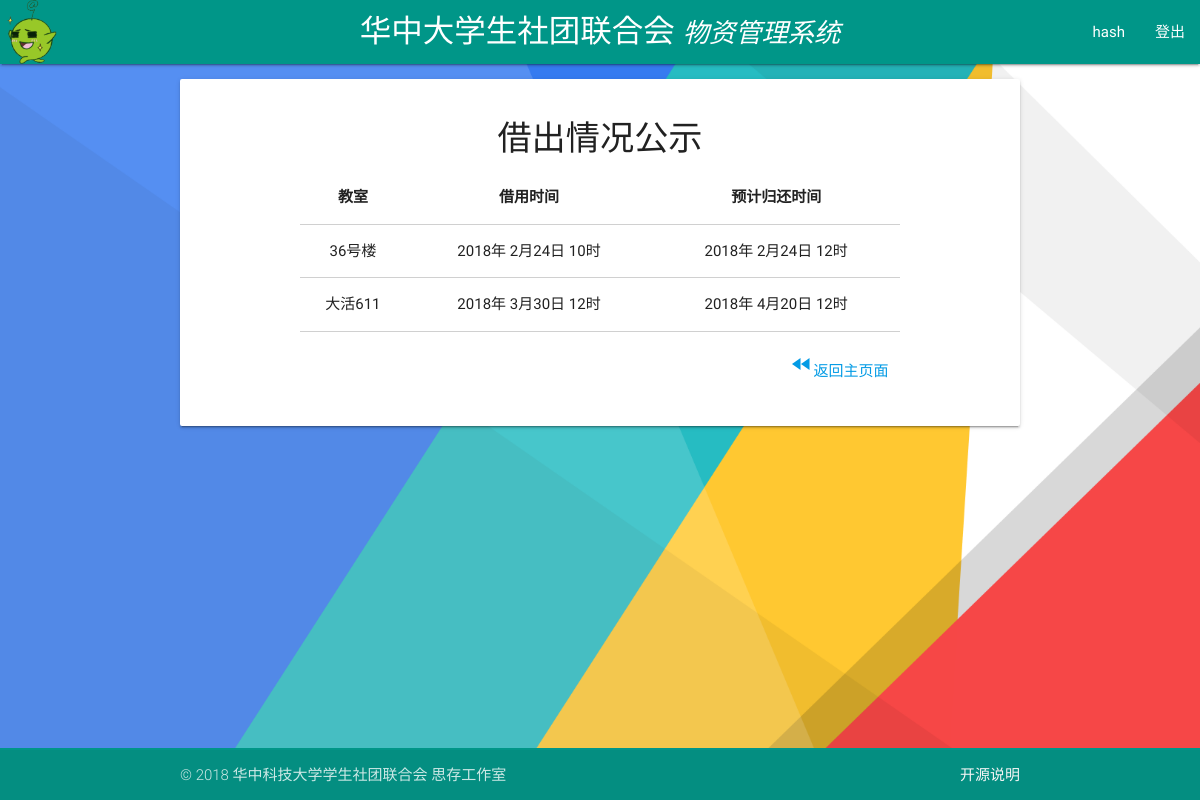
Screenshot of /classroom-usage/ (signed in) with the database file from the repository.
### tables this page shows
CREATE TABLE CLASSROOM
       (ID  INTEGER    PRIMARY KEY     AUTOINCREMENT,
       DEP     TEXT    NOT NULL,
       NAME    TEXT    NOT NULL,
       CLASSROOM TEXT   NOT NULL,
       CONTACT TEXT    NOT NULL,
       STARTYEAR   INTEGER    NOT NULL,
       STARTMONTH   INTEGER    NOT NULL,
       STARTDAY   INTEGER    NOT NULL,
       STARTHOUR   INTEGER    NOT NULL,
       ENDINGYEAR  INTEGER    NOT NULL,
       ENDINGMONTH  INTEGER    NOT NULL,
       ENDINGDAY  INTEGER    NOT NULL,
       ENDINGHOUR  INTEGER    NOT NULL,
       STATUS  INTEGER NOT NULL,
       ADMIN   TEXT );

### app.py (the view)
@app.route('/classroom-usage/')
def classroom_usage():
    if request.method == 'GET':
        results = get_records('classroom', date.today().year, date.today().month) # search for unfinished records
        msgs = [i for i in results if i[13] == 1] # search for approved records only
        def get_endtime(record):
            return struct_timing(repr(record[9]), repr(record[10]), repr(record[11]), repr(record[12]))
        for j in msgs:
            print(get_endtime(j))
        sorted(msgs, key=get_endtime) #TODO:why it doesn't work??
        num = len(msgs)
        return render_template('classroom_usage.html', msgs=msgs,
                               num=num)

### app.py (called while the page is built)
def get_records(tablename, year, month):
    with sqlite3.connect(DATABASE) as database:
        c = database.cursor()
        cursor = c.execute('select * from %s where endingyear >= %d and endingmonth >= %d;'% (tablename, year, month))
        records = cursor.fetchall()
        return records

def struct_timing(year, month, day, hour):
    try:
        struct_time1 = strptime(year + ' ' + month + ' ' + day + ' ' + hour,
                                '%Y %m %d %H')
        return struct_time1
    except ValueError:
        flash("请输入正确的时间信息！", category="error")
        return None
    except:
        flash("访问错误！", category="error")

### templates/classroom_usage.html (shortened to what this page needs)
{% extends "base.html" %}
{% block content %}
<div class="container">
  <div class="card-panel" style="margin-top:1em;">
<h4 class="center">借出情况公示</h4>
<div class="container">
<div class="row">
      <div class="card-content">
      	<div class="row">
      		<table class="bordered centered highlight col s12">
<thead>
            <tr>
              <th>教室</th>
              <th>借用时间</th>
              <th>预计归还时间</th>
            </tr>
          </thead>
<tbody>
{% for i in range(0,num)  %}
            <tr>
      				<td> {{ msgs[i][3] }} </td>
      				<td> {{ msgs[i][5] }}年 {{ msgs[i][6] }}月{{ msgs[i][7] }}日  {{ msgs[i][8] }}时 </td>
      				<td> {{ msgs[i][9] }}年 {{ msgs[i][10] }}月{{ msgs[i][11] }}日  {{ msgs[i][12] }}时 </td>
      			</tr>
{% endfor %}
</tbody>
      		</table>
      	</div>
                <a href="{{ url_for('index') }}" class="collection-item right"><i class="material-icons ">fast_rewind</i>返回主页面</a>
      </div>
      </div>
</div>
</div>
</div>
</div>
{% endblock %}

### templates/base.html (shortened to what this page needs)
<!DOCTYPE html>
<html>
<head>
		<link href="{{ url_for('static', filename='css/google_material_icons.css') }}" rel="stylesheet">
		<link type="text/css" rel="stylesheet" href="{{ url_for('static', filename='css/materialize.css') }}"  media="screen,projection"/>
        <link href="{{ url_for('static', filename='css/freetimechecker.css') }}" rel="stylesheet">
        <link href="{{ url_for('static',filename='css/footer_hack.css') }}" rel="stylesheet">
</head>
<body>
  <header>
          <div class="navbar-fixed">
              <nav>
                  <div class="nav-wrapper teal">
                    <img src="{{ url_for('static', filename='img/unique_weizai.png') }}" style="width:64px; height:64px; margin: auto;" alt="AU-web">
										<a href="{{ url_for('personal') }}" class="brand-logo hide-on-med-and-down center" title="点击返回主页面" style="vertical-align:central;padding:0px;font-family:DengXian">华中大学生社团联合会 <span style="font-size:smaller;font-style:italic;">物资管理系统</span></a>
                      {% if 'id' in session or 'id2' in session %}
                           <ul class="right hide-on-med-and-down">
								{% if 'id' in session %}
								<li>
                    <a class="dropdown-button">{{ session['id'] }}</a>
                </li>
								{% elif 'id2' in session %}
								<li>
										<a class="dropdown-button">{{ session['id2'] }}</a>
								</li>
								{% endif %}
                <li>
                    <a class="dropdown-button" href="#!" data-activates="logout-l" title="注销登录">登出</a>
                </li>
                           </ul>
												{% else %}
												<ul class="right">
												<li>
												<a class="dropdown-button" href="{{ url_for('login')}}">我是管理员</a>
												</li>
												</ul>
                       {% endif %}
                  </div>
              </nav>
          </div>
</header>
		<main >
    <div id="content">{% block content %}{% endblock %}
	</main>
  <footer class="page-footer teal">
        <div class="footer-copyright">
            <div class="container">
              © 2018 华中科技大学学生社团联合会  思存工作室
            <a class="grey-text text-lighten-4 right" href="{{ url_for('opensource_info') }}">开源说明</a>
            </div>
         </div>
    </footer>
		<link rel="stylesheet" href="{{ url_for('static', filename='css/toastr.css') }}">
</body>
</html>

### static/css/footer_hack.css (style rules this page uses)
body { display: flex; min-height: 100vh; flex-direction: column; }
main { flex: 1 0 auto; }
footer.page-footer { margin-top: 2rem; padding-top: 2px; }

### templates/base.html (style rules this page uses)
body { background-image:url(/static/img/material-design-color-background.png); background-size: cover; }

### rows the page displays
CLASSROOM: id2 "hash", CLASSROOM "大活611", STARTYEAR "2018", STARTMONTH "3", STARTDAY "30", STARTHOUR "12", ENDINGYEAR "2018", ENDINGMONTH "4", ENDINGDAY "20", ENDINGHOUR "12"
CLASSROOM: CLASSROOM "36号楼", STARTYEAR "2018", STARTMONTH "2", STARTDAY "24", STARTHOUR "10", ENDINGYEAR "2018", ENDINGMONTH "2", ENDINGDAY "24", ENDINGHOUR "12"
